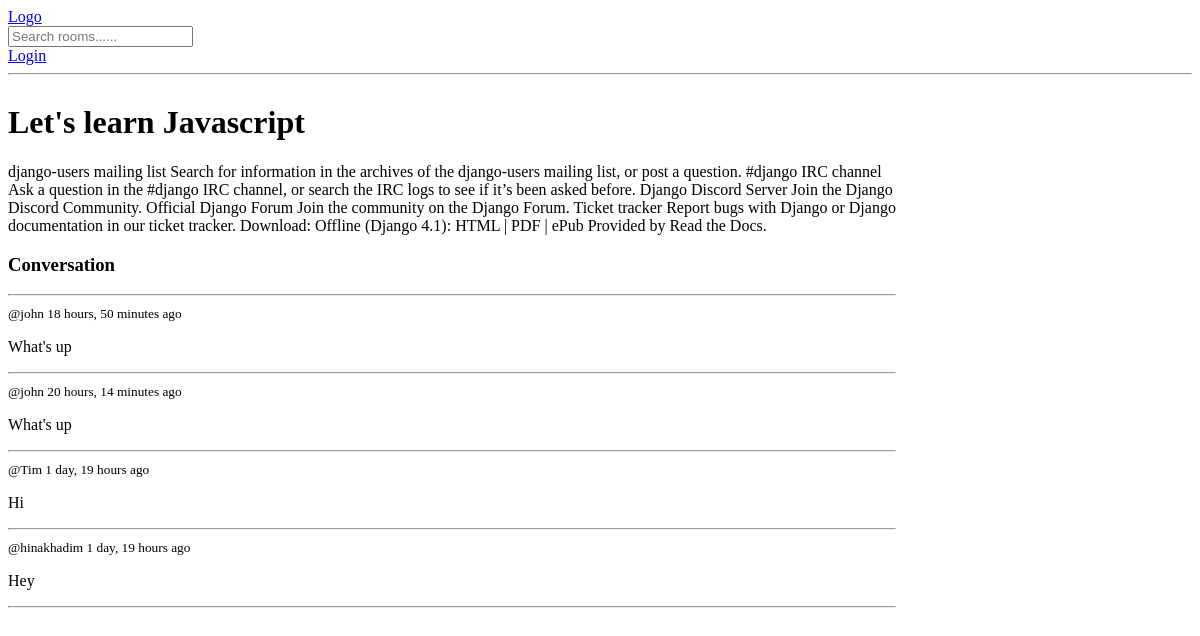
The page /room/1/ on the database its author committed.
### base/models.py (models this page shows, shortened)
class Room(models.Model):
    host = models.ForeignKey(User, on_delete=models.SET_NULL, null=True)
    topic = models.ForeignKey(Topic, on_delete=models.SET_NULL, null=True)
    name = models.CharField(max_length=200)
    description = models.TextField(null=True, blank=True)
    participants = models.ManyToManyField(
        User, related_name='participants', blank=True
    )
    updated = models.DateTimeField(auto_now=True)
    created = models.DateTimeField(auto_now_add=True)
    class Meta:
        ordering = ['-updated', '-created']

class Message(models.Model):
    user = models.ForeignKey(User, on_delete=models.SET_NULL, null=True)
    room = models.ForeignKey(Room, on_delete=models.SET_NULL, null=True)
    body = models.TextField()
    updated = models.DateTimeField(auto_now=True)
    created = models.DateTimeField(auto_now_add=True)

### base/views.py (the view, shortened to what this page needs)
# urls.py: path('room/<str:pk>/', views.room, name='room'),
def room(request, pk):
    room = Room.objects.get(id=pk)
    messages = room.message_set.all().order_by('-created')
    participants = room.participants.all()
    context = {'room': room, 'room_messages': messages,
               'participants': participants}
    return render(request, 'base/room.html', context)

### base/templates/base/room.html (shortened to what this page needs)
{% extends 'base/layout.html' %} {% block body %}
<div class="room-container">
  <div>
    <h1>{{room.name}}</h1>
    <p>{{room.description}}</p>
    <div class="comment">
      <h3>Conversation</h3>
      <hr />
      {% for message in room_messages %}
      <div>
        <small>@{{message.user}} {{message.created|timesince}} ago</small>
        <p>{{message.body}}</p>
        <hr />
      </div>
      {% endfor %}
    </div>
 {% endblock body %}

### base/static/base/main.css (style rules this page uses)
.room-container { display: grid; grid-template-columns: 3fr 1fr; }

### rows shown on the page
Room: name "Let's learn Javascript", description "django-users mailing list Search for information in the archives of the django-users mailing list, or post a question. #django IRC channel Ask a question in the #django IRC channel, or search the IRC logs to see if it’s been asked before. Django Discord Server Join the Django Discord Community. Official Django Forum Join the community on the Django Forum. Ticket tracker Report bugs with Django or Django documentation in our ticket tracker. Download: Offline (Django 4.1): HTML | PDF | ePub Provided by Read the Docs."
Message: user "john", created "18 hours, 50 minutes", body "What's up"
Message: user "john", created "20 hours, 14 minutes", body "What's up"
Message: user "Tim", created "1 day, 19 hours", body "Hi"
Message: user "hinakhadim", created "1 day, 19 hours", body "Hey"
